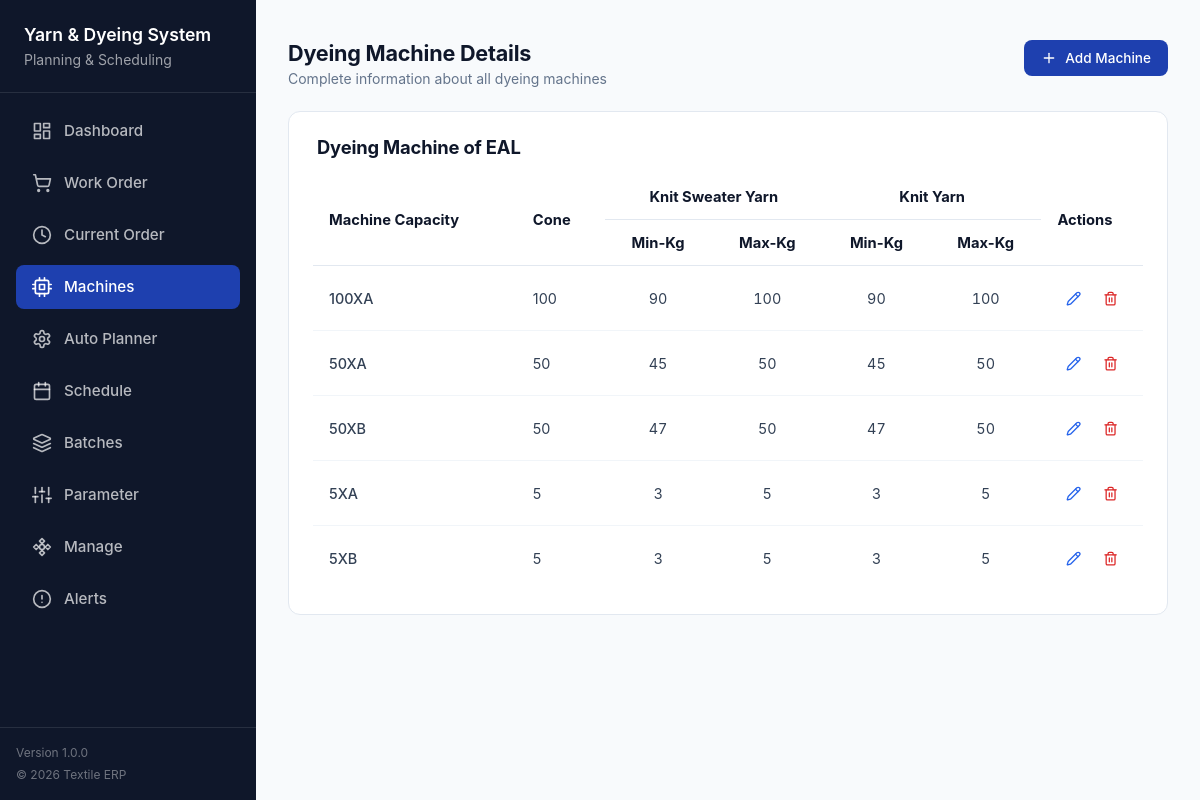
Page /machines/ on the committed database.
### dpms_app/models.py (models this page shows, shortened)
class Parameter(models.Model):
    TYPE_CHOICES = [
        ('text', 'Text'),
        ('number', 'Number'),
        ('select', 'Select'),
        ('boolean', 'Boolean'),
    ]
    folder = models.ForeignKey(
        ParameterFolder,
        on_delete=models.CASCADE,
        related_name='parameters',
    )
    name = models.CharField(max_length=100)
    key = models.CharField(max_length=100)
    value = models.CharField(max_length=300, blank=True, null=True)
    param_type = models.CharField(max_length=20, choices=TYPE_CHOICES, default='text')
    is_active = models.BooleanField(default=True)
    display_order = models.PositiveIntegerField(default=0)
    created_at = models.DateTimeField(auto_now_add=True)
    updated_at = models.DateTimeField(auto_now=True)
    class Meta:
        ordering = ['display_order', 'name']
        unique_together = ['folder', 'key']
        verbose_name = 'Parameter'
        verbose_name_plural = 'Parameters'

class DyeingMachine(models.Model):
    COMPANY_CHOICES = [
        ('EAL', 'EAL'),
        ('Others', 'Others'),
    ]
    company = models.CharField(
        max_length=50,
        choices=COMPANY_CHOICES,
        default='EAL',
        help_text='Company name (e.g., EAL)',
    )
    machine_capacity = models.CharField(
        max_length=100,
        help_text='e.g., 3000X1, 2800X1, 7X6',
    )
    cone = models.FloatField(default=0, help_text='Cone value (kg)')
    knit_sweater_min = models.FloatField(default=0)
    knit_sweater_max = models.FloatField(default=0)
    knit_yarn_min = models.FloatField(default=0)
    knit_yarn_max = models.FloatField(default=0)
    display_order = models.PositiveIntegerField(default=0)
    created_at = models.DateTimeField(auto_now_add=True)
    updated_at = models.DateTimeField(auto_now=True)
    class Meta:
        ordering = ['display_order', 'id']
        verbose_name = 'Dyeing Machine'
        verbose_name_plural = 'Dyeing Machines'

### dpms_app/views.py (the view)
# urls.py: path('machines/', views.machines_page, name='machines_page'),
def machines_page(request):
    company = request.GET.get('company', '').strip()
    company_folder = ParameterFolder.objects.filter(
        name__iexact='Company'
    ).first()
    if not company_folder:
        company_folder = ParameterFolder.objects.filter(
            slug__iexact='company'
        ).first()
    company_params = []
    if company_folder:
        company_params = company_folder.parameters.filter(
            is_active=True
        ).order_by('display_order', 'name')
    if not company:
        if company_params.exists():
            company = company_params.first().name
        else:
            company = 'EAL'
    machines = DyeingMachine.objects.filter(company=company).order_by('display_order', 'id')
    companies = DyeingMachine.objects.values_list('company', flat=True).distinct()
    context = {
        'active_view': 'machines',
        'rejection_count': 0,
        'machines': machines,
        'company': company,
        'companies': companies,
        'total_machines': machines.count(),
        'company_params': company_params,
        'company_folder': company_folder,
    }
    return render(request, 'machines/machines.html', context)

### dpms_app/templates/machines/machines.html (shortened to what this page needs)
{% extends 'base.html' %}
{% load static %}
{% block extra_css %}
<link rel="stylesheet" href="{% static 'css/machines.css' %}" />
{% endblock %}
{% block content %}
<div class="machines-page">
  <div class="machines-header">
    <div class="machines-header-content">
      <h1 class="machines-title">Dyeing Machine Details</h1>
      <p class="machines-subtitle">
        Complete information about all dyeing machines
      </p>
    </div>
    <button class="btn btn-primary" id="openAddMachineModal">
      <i data-lucide="plus"></i>
      Add Machine
    </button>
  </div>
  <div class="machines-card">
    <div class="machines-card-header">
      <h2 class="machines-card-title">
        Dyeing Machine of {{ company|default:"EAL" }}
      </h2>
    </div>
    <div class="machines-table-wrap">
      <table class="machines-table">
        <thead>
          <tr class="machines-thead-row-1">
            <th rowspan="2" class="th-capacity">Machine Capacity</th>
            <th rowspan="2" class="th-cone">Cone</th>
            <th colspan="2" class="th-knit-sweater">Knit Sweater Yarn</th>
            <th colspan="2" class="th-knit-yarn">Knit Yarn</th>
            <th rowspan="2" class="th-actions text-center">Actions</th>
          </tr>
          <tr class="machines-thead-row-2">
            <th class="th-min">Min-Kg</th>
            <th class="th-max">Max-Kg</th>
            <th class="th-min">Min-Kg</th>
            <th class="th-max">Max-Kg</th>
          </tr>
        </thead>
        <tbody id="machinesTableBody">
          {% for machine in machines %}
          <tr class="machines-row"
              data-id="{{ machine.id }}"
              data-company="{{ machine.company }}"
              data-capacity="{{ machine.machine_capacity }}"
              data-cone="{{ machine.cone }}"
              data-sweater-min="{{ machine.knit_sweater_min }}"
              data-sweater-max="{{ machine.knit_sweater_max }}"
              data-yarn-min="{{ machine.knit_yarn_min }}"
              data-yarn-max="{{ machine.knit_yarn_max }}"
              data-display-order="{{ machine.display_order }}"
          >
            <td class="td-capacity">{{ machine.machine_capacity }}</td>
            <td class="td-cone">{{ machine.cone|floatformat:"-2" }}</td>
            <td class="td-num">{{ machine.knit_sweater_min|floatformat:"-2" }}</td>
            <td class="td-num">{{ machine.knit_sweater_max|floatformat:"-2" }}</td>
            <td class="td-num">{{ machine.knit_yarn_min|floatformat:"-2" }}</td>
            <td class="td-num">{{ machine.knit_yarn_max|floatformat:"-2" }}</td>
            <td class="td-actions text-center">
              <div class="row-actions">
                <button class="btn-row-edit" data-action="edit" data-id="{{ machine.id }}" title="Edit">
                  <i data-lucide="pencil"></i>
                </button>
                <button class="btn-row-delete" data-action="delete" data-id="{{ machine.id }}" title="Delete">
                  <i data-lucide="trash-2"></i>
                </button>
              </div>
            </td>
          </tr>
          {% endfor %}
        </tbody>
      </table>
    </div>
  </div>
</div>
{% endblock %}

### dpms_app/static/css/sidebar.css (style rules this page uses)
* { box-sizing: border-box; }
html, body { margin: 0; padding: 0; background: #f8fafc; font-family: -apple-system, BlinkMacSystemFont, "Segoe UI", Roboto, "Helvetica Neue", Arial, sans-serif; -webkit-font-smoothing: antialiased; }

### dpms_app/static/css/machines.css (style rules this page uses)
.machines-page { display: flex; flex-direction: column; gap: 1.5rem; padding: 0.5rem 0; }
.machines-header { display: flex; align-items: flex-start; gap: 1.25rem; }
.machines-header-content { display: flex; flex-direction: column; gap: 0.25rem; }
.machines-title { font-size: 1.35rem; font-weight: 700; color: #0f172a; margin: 0; letter-spacing: -0.01em; }
.machines-subtitle { font-size: 0.875rem; color: #64748b; margin: 0; }
.machines-card { background: #ffffff; border: 1px solid #e2e8f0; border-radius: 0.75rem; overflow: hidden; }
.machines-card-header { padding: 1.5rem 1.75rem 1rem; }
.machines-card-title { font-size: 1.15rem; font-weight: 700; color: #0f172a; margin: 0; letter-spacing: -0.01em; }
.machines-table-wrap { overflow-x: auto; padding: 0 1.5rem 1.5rem; }
.machines-table { width: 100%; border-collapse: collapse; font-size: 0.9rem; }
.machines-table thead th { background: transparent; padding: 0.85rem 1rem; text-align: left; font-size: 0.92rem; font-weight: 700; color: #0f172a; border-bottom: 1px solid #e2e8f0; white-space: nowrap; vertical-align: middle; }
.machines-table thead .th-capacity, .machines-table thead .th-cone { vertical-align: middle; }
.machines-thead-row-1 th { border-bottom: none; padding-bottom: 0.5rem; }
.machines-thead-row-2 th { border-bottom: 1px solid #e2e8f0; padding-top: 0.25rem; padding-bottom: 0.85rem; font-size: 0.85rem; }
.machines-table thead .th-knit-sweater, .machines-table thead .th-knit-yarn { text-align: center; }
.machines-thead-row-2 th.th-min, .machines-thead-row-2 th.th-max { text-align: center; font-weight: 700; color: #0f172a; }
.machines-row td { padding: 1rem; border-bottom: 1px solid #f1f5f9; color: #334155; vertical-align: middle; }
.td-capacity { font-weight: 500; color: #0f172a; white-space: nowrap; }
.td-cone { text-align: left; white-space: nowrap; }
.td-num { text-align: center; white-space: nowrap; font-variant-numeric: tabular-nums; }
.machines-row:last-child td { border-bottom: none; }
.btn { display: inline-flex; align-items: center; gap: 0.5rem; padding: 0.55rem 1rem; font-size: 0.85rem; font-weight: 500; border-radius: 0.5rem; border: 1px solid transparent; cursor: pointer; transition: all 150ms ease; text-decoration: none; font-family: inherit; }
.btn svg, .btn i { width: 1rem; height: 1rem; }
.btn-primary { background: #1e40af; color: #ffffff; }
.machines-header { display: flex; align-items: flex-start; justify-content: space-between; gap: 1rem; flex-wrap: wrap; }
.row-actions { display: inline-flex; gap: 0.35rem; align-items: center; justify-content: center; }
.btn-row-edit, .btn-row-delete { display: inline-flex; align-items: center; justify-content: center; width: 2rem; height: 2rem; border-radius: 0.5rem; border: 1px solid transparent; background: transparent; cursor: pointer; transition: all 150ms ease; font-family: inherit; }
.btn-row-edit svg, .btn-row-edit i, .btn-row-delete svg, .btn-row-delete i { width: 0.95rem; height: 0.95rem; }
.btn-row-edit { color: #2563eb; }
.btn-row-delete { color: #dc2626; }
.th-actions, .td-actions { text-align: center; width: 100px; }

### rows in the picture
Parameter: name "EAL"
DyeingMachine: machine_capacity "100XA", cone "100", knit_sweater_min "90", knit_sweater_max "100", knit_yarn_min "90", knit_yarn_max "100"
DyeingMachine: machine_capacity "50XA", cone "50", knit_sweater_min "45", knit_sweater_max "50", knit_yarn_min "45", knit_yarn_max "50"
DyeingMachine: machine_capacity "50XB", cone "50", knit_sweater_min "47", knit_sweater_max "50", knit_yarn_min "47", knit_yarn_max "50"
DyeingMachine: machine_capacity "5XA", cone "5", knit_sweater_min "3", knit_sweater_max "5", knit_yarn_min "3", knit_yarn_max "5"
DyeingMachine: machine_capacity "5XB", cone "5", knit_sweater_min "3", knit_sweater_max "5", knit_yarn_min "3", knit_yarn_max "5"
